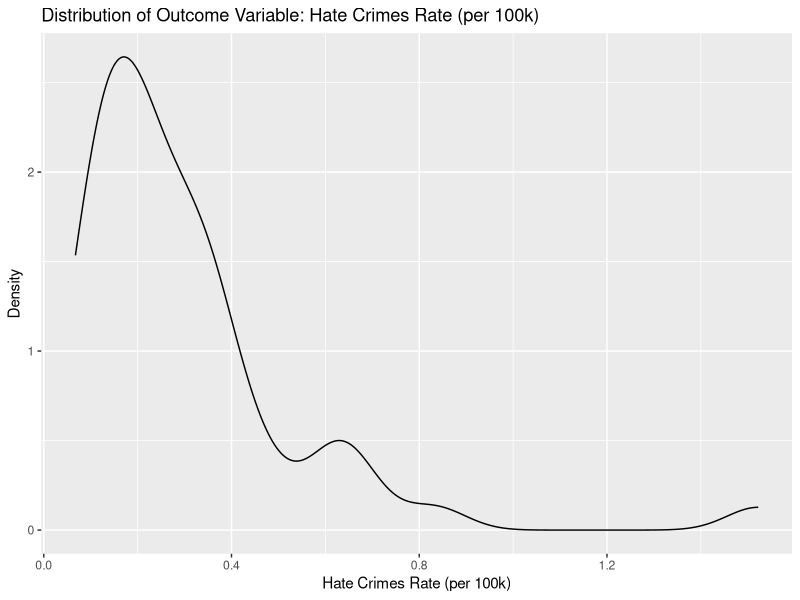
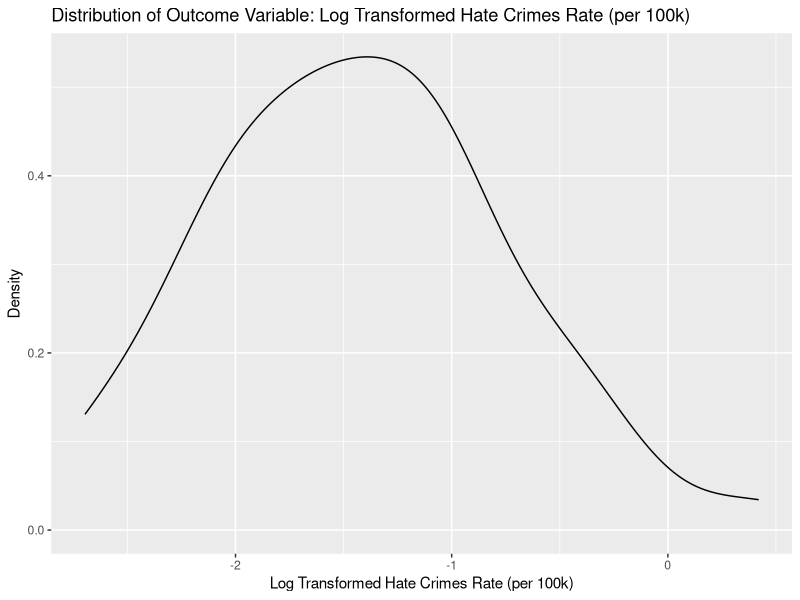
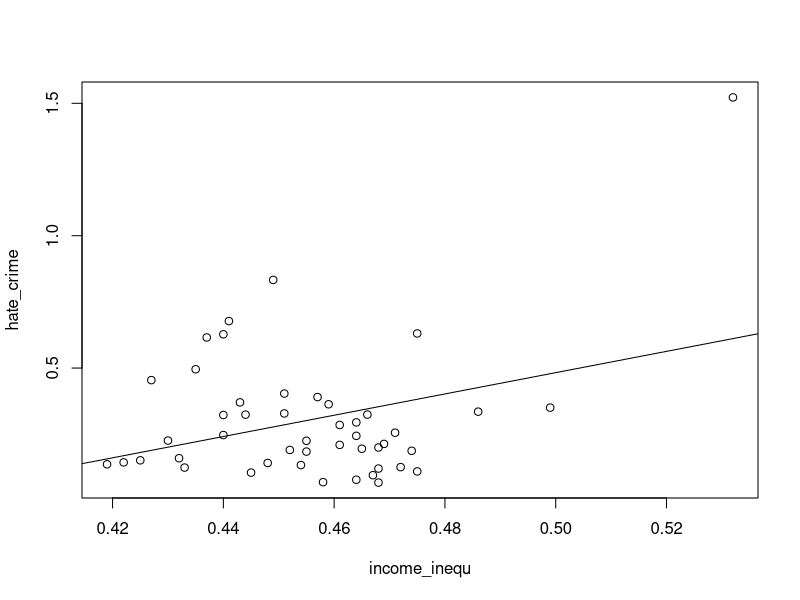
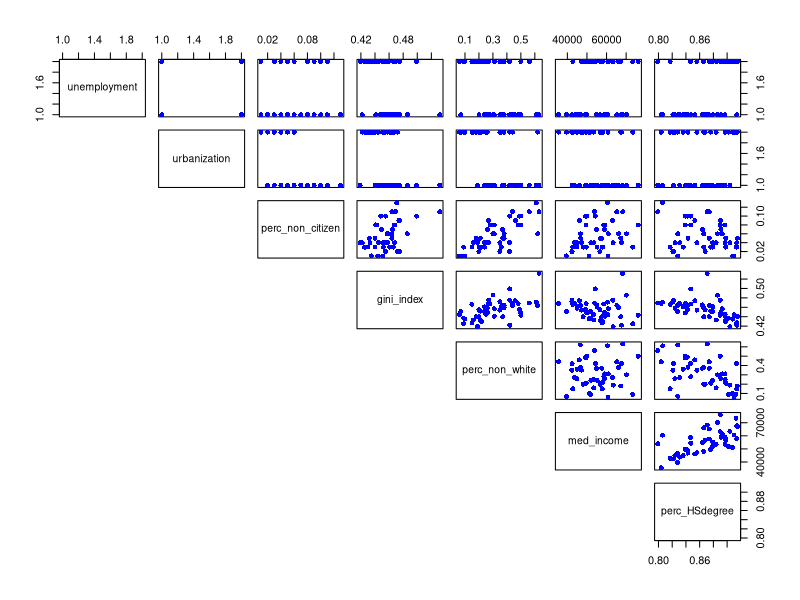
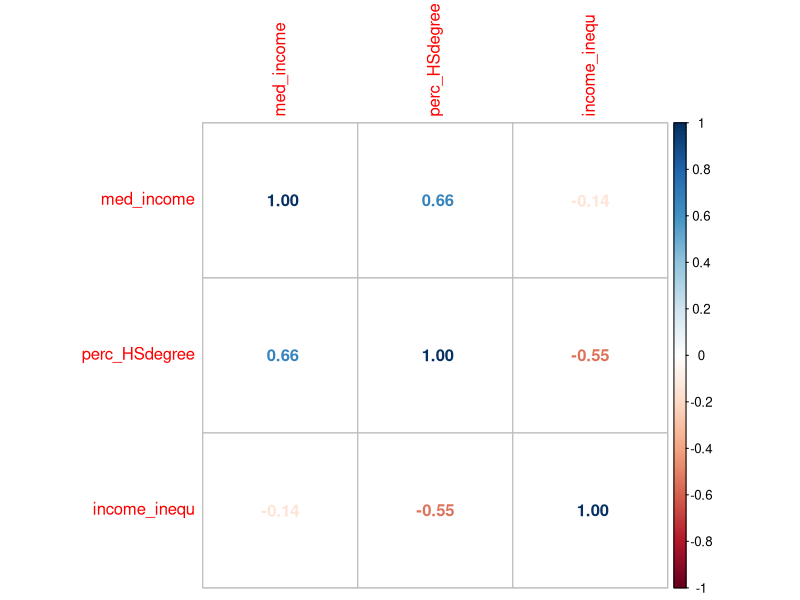
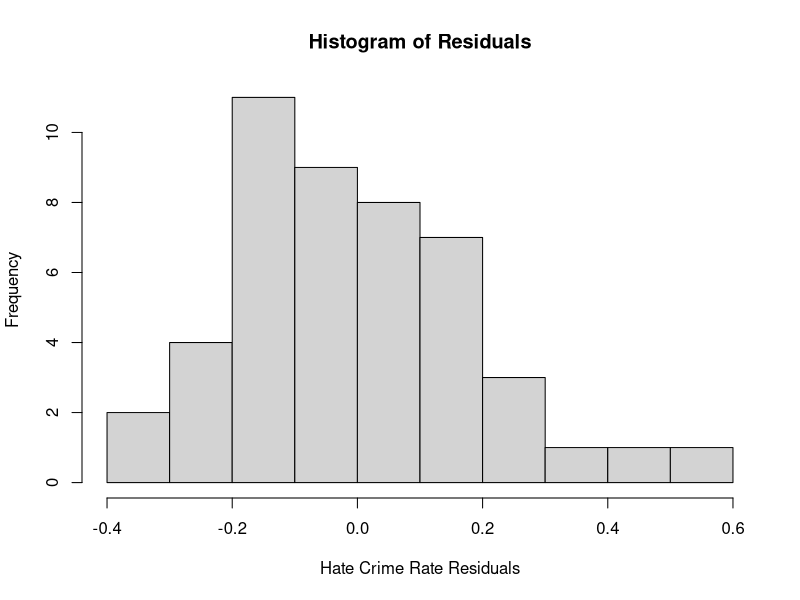
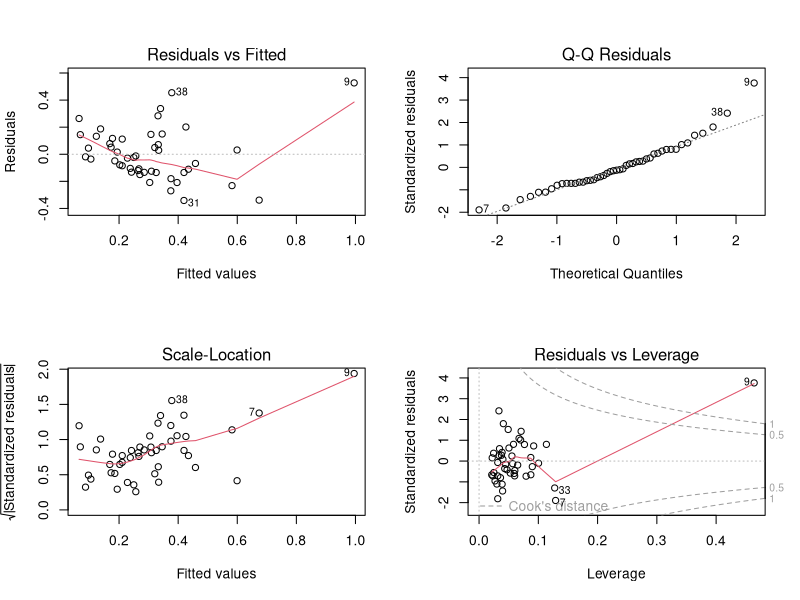

The R source for these figures, in order:
## ---- chunk 1
# Load libraries
rm(list = ls())
library(tidyverse)
library(arsenal)
library(corrplot)
library(boot)  
## ---- chunk 2
# Load and tidy data, missing values of outcome variable are removed
hatecrimes_df <- read.csv("./data/HateCrimes.csv") %>% 
 filter(hate_crimes_per_100k_splc != 'N/A') %>% 
  mutate(
    unemployment = as.factor(unemployment),
    urbanization = as.factor(urbanization),
    hate_crime_rate = as.numeric(hate_crimes_per_100k_splc)) %>% 
  select(-hate_crimes_per_100k_splc)
## ---- chunk 3
# Summary statistics
my_labels<-list(hate_crime_rate = "Hate Crimes(per 100k)", unemployment = "Unemplotment Level", urbanization = "Urbanization Level", median_household_income = "Median Household Income(dollar)", perc_population_with_high_school_degree = "High School Degree Rate(%)", perc_non_citizen = "Non-Citizen Rate(%)", perc_non_white = "Non-White Rate(%)", gini_index =  "Gini Index")

#make controls
my_controls <- tableby.control(
               total = F,
               test=F,  # No test p-values yet
               numeric.stats = c("N", "meansd", "medianq1q3", "min", "max", "Nmiss2"),
               cat.stats = c("N", "countpct"),
               stats.labels = list(
                     meansd = "Mean (SD)",
                     medianq1q3 = "Median (Q1, Q3)",
                     min = "Min",
                     max = "Max",
                     Nmiss2 = "Missing",
                     countpct = "N (%)"))

#table 1
tab1<-tableby(~ hate_crime_rate + unemployment + urbanization + median_household_income + perc_population_with_high_school_degree + perc_non_citizen + perc_non_white + gini_index, data = hatecrimes_df, control = my_controls)
summary(tab1, title = "Descriptive Statistics: Hate Crimes per 100K Population and Possible Influential Variables", labelTranslations = my_labels, text = T)
## ---- chunk 4
#Distribution of Outcome Variable
hatecrimes_df %>% 
  ggplot(aes(x = hate_crime_rate)) +
  geom_density() +
  labs(x = 'Hate Crimes Rate (per 100k)', y = 'Density', title = 'Distribution of Outcome Variable: Hate Crimes Rate (per 100k)')
## ---- chunk 5
hatecrimes_df %>% 
  ggplot(aes(x = log(hate_crime_rate))) +
  geom_density() +
  labs(x = 'Log Transformed Hate Crimes Rate (per 100k)', y = 'Density', title = 'Distribution of Outcome Variable: Log Transformed Hate Crimes Rate (per 100k)')
## ---- chunk 6
# Correlation matrix for numeric variables 
hatecrimes_df <- hatecrimes_df %>% 
  drop_na()
hatecrimes_df %>% 
  select(hate_crime_rate, median_household_income, perc_population_with_high_school_degree, perc_non_citizen, perc_non_white, gini_index) %>% 
  cor()
## ---- chunk 7
#Potential outliers/Influential points of outcome variable

# (1) Identify unusual states by using the interval formed by 2.5 and 97.5 percentiles
lower_bound <- quantile(hatecrimes_df$hate_crime_rate, 0.025)
upper_bound <- quantile(hatecrimes_df$hate_crime_rate, 0.975)

outlier <- which(hatecrimes_df$hate_crime_rate < lower_bound | hatecrimes_df$hate_crime_rate > upper_bound)
hatecrimes_df[outlier, ] %>% select(state, hate_crime_rate)

# (2) Identify unusual states by using the rule that depicts outliers (value less than Q1 - 1.5(IQR), value greater than Q3 + 1.5(IQR)) -> Thus, look for values smaller than -0.178 or greater than 0.678

hatecrimes_df %>% 
  filter(hate_crime_rate > 0.678) %>%
  select(state, hate_crime_rate)

# (3) Identify unusual states by using studentized residual, 9th row returned: District of Columbia.
fit_full <- lm(hate_crime_rate ~ gini_index + median_household_income + perc_population_with_high_school_degree + perc_non_citizen + perc_non_white + unemployment + urbanization, data = hatecrimes_df)
stu_res<-rstandard(fit_full)
outliers_y<-stu_res[abs(stu_res)>2.5]
outliers_y
## ---- chunk 8
hatecrime = read.csv("./data/HateCrimes.csv")
hatecrime = hatecrime[!(hatecrime$hate_crimes_per_100k_splc == "N/A" ),]
hatecrime = hatecrime %>%
  mutate(med_income = median_household_income,
         perc_HSdegree = perc_population_with_high_school_degree,
         income_inequ = gini_index,
         hate_crime = as.numeric(hate_crimes_per_100k_splc)
         ) %>%
  select(-median_household_income, -perc_population_with_high_school_degree, -hate_crimes_per_100k_splc)

hatecrime_lm = lm(hate_crime ~ income_inequ, data = hatecrime)
summary(hatecrime_lm)
plot(hate_crime ~ income_inequ, data = hatecrime) + abline(hatecrime_lm)
## ---- chunk 9
plot(hatecrime[2:8], pch=16, col="blue", lower.panel = NULL)
## ---- chunk 10
hatecrime_mlr1 = lm(hate_crime ~ med_income + perc_HSdegree + income_inequ , data = hatecrime)
summary(hatecrime_mlr1)
## ---- chunk 11
hatecrimecor = hatecrime %>%
  select(med_income,perc_HSdegree,income_inequ) %>%
  cor()
corrplot(hatecrimecor, method = "number")
## ---- chunk 12
qf(0.95,3,43)
## ---- chunk 13
hatecrime_mlr2 = lm(hate_crime ~ perc_HSdegree + income_inequ , data = hatecrime)
summary(hatecrime_mlr2)
## ---- chunk 14
hatecrime_mlr3<- lm(hate_crime_rate ~ gini_index + median_household_income + perc_population_with_high_school_degree + perc_non_citizen + perc_non_white + unemployment + urbanization, data = hatecrimes_df)
step(hatecrime_mlr3, direction='backward')
## ---- chunk 15
hist(hatecrime_mlr2$residuals, main="Histogram of Residuals", xlab = "Hate Crime Rate Residuals")
## ---- chunk 16
par(mfrow=c(2,2))
plot(hatecrime_mlr2)
## ---- chunk 17
hatecrime_no9 <- hatecrime %>% 
  filter(state != 'District of Columbia')

hatecrime_mlr2_no9 = lm(hate_crime ~ perc_HSdegree + income_inequ , data = hatecrime_no9)
summary(hatecrime_mlr2_no9)
